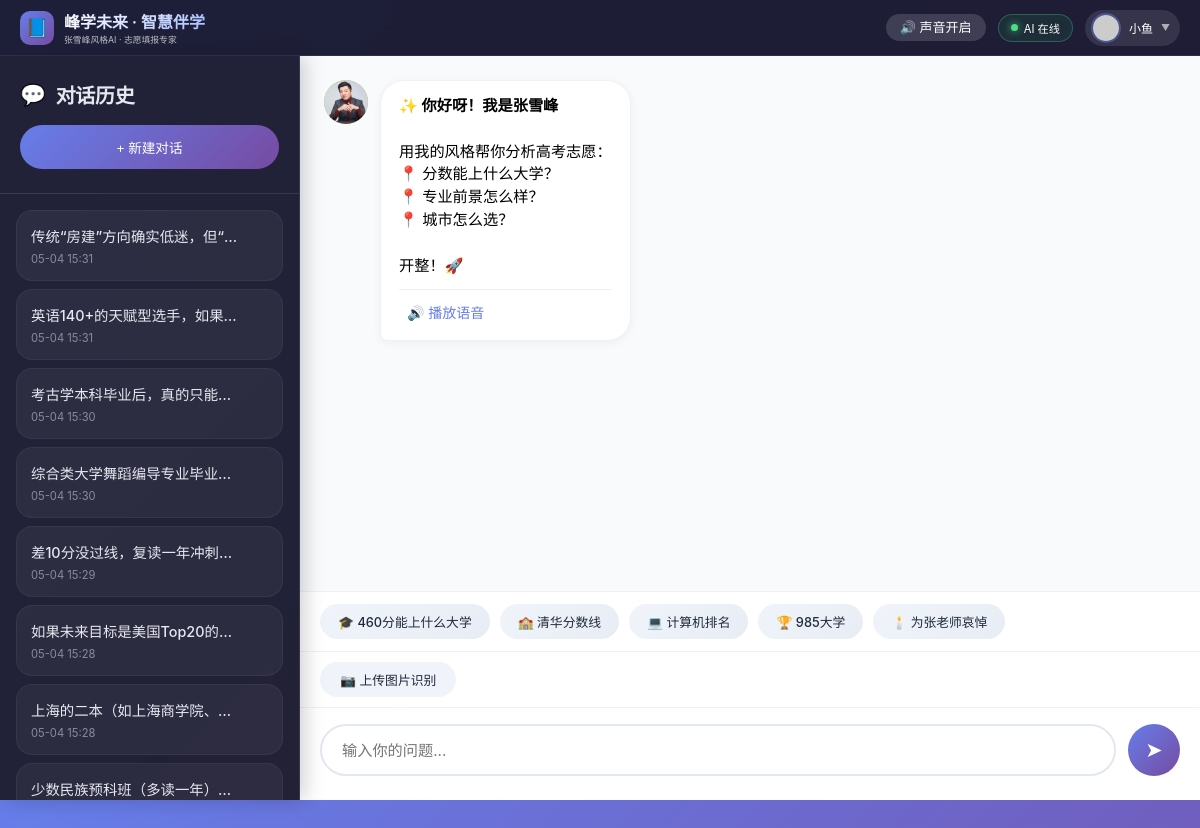
The page / (signed in) on the database its author committed.
### chat/models.py (models this page shows, shortened)
class Conversation(models.Model):
    session_id = models.CharField(max_length=100, unique=True, db_index=True)
    user = models.ForeignKey(
        User,
        on_delete=models.CASCADE,
        related_name='conversations',
        null=True,
        blank=True
    )
    title = models.CharField(max_length=200, default='新对话')
    created_at = models.DateTimeField(auto_now_add=True)
    updated_at = models.DateTimeField(auto_now=True)
    class Meta:
        db_table = 'chat_conversation'
        ordering = ['-updated_at']

### chat/views.py (the view)
# urls.py: path('', views.index, name='index'),
@login_required_view
def index(request):
    conversations = Conversation.objects.filter(user=request.user)
    device = request.GET.get('device')
    if not device:
        device = request.COOKIES.get('device')
    if not device:
        ua = request.META.get('HTTP_USER_AGENT', '').lower()
        if 'mobile' in ua or 'android' in ua or 'iphone' in ua:
            device = 'mobile'
        elif 'pad' in ua or 'tablet' in ua:
            device = 'tablet'
        else:
            device = 'desktop'
    template_name = f'index_{device}.html'
    return render(request, template_name, {
        'conversations': conversations
    })

### chat/templates/index_desktop.html (shortened to what this page needs)
{% load static %}
<!DOCTYPE html>
<html lang="zh-CN">
<head>
    <link rel="stylesheet" href="https://cdnjs.cloudflare.com/ajax/libs/highlight.js/11.9.0/styles/github.min.css">
    <link rel="stylesheet" href="{% static 'css/chat.css' %}">
</head>
<body>
    {% include 'components/navbar.html' %}
    <div class="sidebar" id="sidebar">
        <div class="sidebar-header">
            <h2>对话历史</h2>
            <button class="new-chat-btn" id="newChatBtn">+ 新建对话</button>
        </div>
        <div class="conversation-list" id="conversationList">
            {% for conv in conversations %}
            <div class="conv-item" data-id="{{ conv.session_id }}">
                <div class="conv-title">{{ conv.title }}</div>
                <div class="conv-time">{{ conv.updated_at|date:"m-d H:i" }}</div>
            </div>
            {% empty %}
            <div class="empty-conversations">✨ 暂无对话记录</div>
            {% endfor %}
        </div>
    </div>
    <div class="main-chat">
        <div class="chat-messages" id="chatMessages">
            <div class="message bot">
                <div class="avatar">
                    <img src="{% static 'images/zhangxuefeng.png' %}" alt="张雪峰">
                </div>
                <div class="bubble">
                    <strong>✨ 你好呀！我是张雪峰</strong><br><br>
                    用我的风格帮你分析高考志愿：<br>
                    📍 分数能上什么大学？<br>
                    📍 专业前景怎么样？<br>
                    📍 城市怎么选？<br><br>
                    开整！🚀
                </div>
            </div>
        </div>
        <div class="quick-replies" id="quickReplies">
            <div class="quick-reply-chip" data-msg="四川460分能上什么大学">🎓 460分能上什么大学</div>
            <div class="quick-reply-chip" data-msg="清华大学录取分数线">🏫 清华分数线</div>
            <div class="quick-reply-chip" data-msg="计算机专业排名">💻 计算机排名</div>
            <div class="quick-reply-chip" data-msg="985大学有哪些">🏆 985大学</div>
            <div class="quick-reply-chip" data-msg="张雪峰老师，一路走好，感谢您为中国教育事业做出的贡献">🕯️ 为张老师哀悼</div>
        </div>
        <div class="action-toolbar">
            <button class="func-btn" id="uploadImageBtn">📷 上传图片识别</button>
        </div>
        <div class="chat-input-area">
            <input type="text" id="messageInput" placeholder="输入你的问题...">
            <button class="send-btn" id="sendBtn">➤</button>
        </div>
    </div>
</body>
</html>

### chat/templates/components/navbar.html (shortened to what this page needs)
<!DOCTYPE html>
<html lang="zh-CN">
<head>
    {% load static %}
</head>
<body>
<div class="global-navbar" id="globalNavbar">
    <div class="nav-brand">
        <div class="nav-brand-icon">📘</div>
        <div class="nav-brand-text">
            <h1>峰学未来 · 智慧伴学</h1>
            <p>张雪峰风格AI · 志愿填报专家</p>
        </div>
    </div>
    <div class="nav-actions">
        <button class="nav-btn" id="muteBtn"><span>🔊 声音开启</span></button>
        <div class="status-badge"><span class="online-dot"></span><span>AI 在线</span></div>
        <div class="user-menu" id="userMenu" style="display: none;">
            <div class="user-menu-trigger" id="userMenuTrigger">
                <img class="user-avatar" id="userAvatar" src="" alt="头像">
                <span class="user-name" id="userName"></span>
                <span class="dropdown-arrow">▼</span>
            </div>
        </div>
    </div>
</div>
</body>
</html>

### chat/templates/components/navbar.html (style rules this page uses)
.global-navbar { position: fixed; top: 0; left: 0; right: 0; height: 56px; background: rgba(26, 26, 46, 0.95); backdrop-filter: blur(12px); display: flex; align-items: center; justify-content: space-between; padding: 0 20px; z-index: 100; border-bottom: 1px solid rgba(255,255,255,0.08); }
.nav-brand { display: flex; align-items: center; gap: 10px; }
.nav-brand-icon { width: 34px; height: 34px; background: linear-gradient(135deg, #667eea, #764ba2); border-radius: 10px; display: flex; align-items: center; justify-content: center; font-size: 18px; }
.nav-brand-text h1 { font-size: 1rem; font-weight: 700; background: linear-gradient(135deg, #fff, #a8c0ff); -webkit-background-clip: text; -webkit-text-fill-color: transparent; margin: 0; }
.nav-brand-text p { font-size: 0.55rem; opacity: 0.7; color: white; margin: 0; }
.nav-actions { display: flex; align-items: center; gap: 12px; }
.nav-btn { background: rgba(255,255,255,0.1); border: none; color: white; padding: 6px 14px; border-radius: 30px; cursor: pointer; font-size: 13px; display: flex; align-items: center; justify-content: center; gap: 6px; transition: all 0.2s; white-space: nowrap; line-height: 1.2; }
.status-badge { background: rgba(46, 125, 100, 0.2); padding: 5px 12px; border-radius: 30px; font-size: 0.7rem; display: flex; align-items: center; gap: 6px; color: white; border: 1px solid rgba(74, 222, 128, 0.3); }
.online-dot { width: 7px; height: 7px; background: #4ade80; border-radius: 50%; animation: pulse 1.5s infinite; }
.user-menu { position: relative; }
.user-menu-trigger { display: flex; align-items: center; gap: 8px; padding: 3px 10px 3px 6px; background: rgba(255,255,255,0.1); border-radius: 30px; cursor: pointer; }
.user-avatar { width: 30px; height: 30px; border-radius: 50%; object-fit: cover; border: 2px solid rgba(102, 126, 234, 0.5); background: #2d2d44; }
.user-name { color: white; font-size: 12px; max-width: 80px; overflow: hidden; text-overflow: ellipsis; white-space: nowrap; }
.dropdown-arrow { font-size: 9px; color: rgba(255,255,255,0.6); }
body { padding-top: 56px !important; }

### rows shown on the page
Conversation: title "传统“房建”方向确实低迷，但“…", updated_at "05-04 15:31"
Conversation: title "英语140+的天赋型选手，如果…", updated_at "05-04 15:31"
Conversation: title "考古学本科毕业后，真的只能…", updated_at "05-04 15:30"
Conversation: title "综合类大学舞蹈编导专业毕业…", updated_at "05-04 15:30"
Conversation: title "差10分没过线，复读一年冲刺…", updated_at "05-04 15:29"
Conversation: title "如果未来目标是美国Top20的…", updated_at "05-04 15:28"
Conversation: title "上海的二本（如上海商学院、…", updated_at "05-04 15:28"
Conversation: title "少数民族预科班（多读一年）…"
